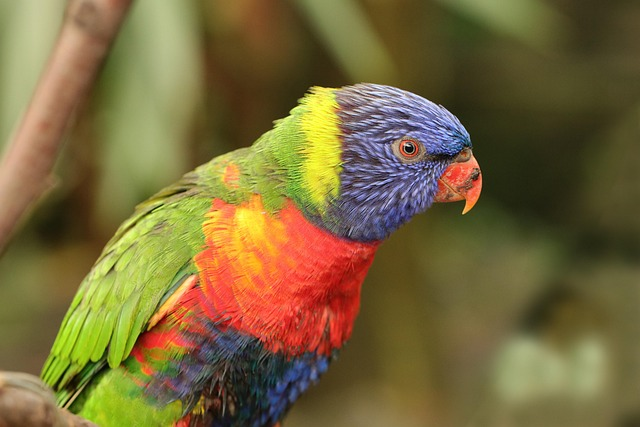
#> input picture images/bird.jpg, 640 x 427 px, found by its file name
$ python 'negative image.py'
#> lines starting #> are read from the running program, lines starting #| are printed output that depends on the picture
import cv2
import matplotlib.pyplot as plt

def main():
    img = cv2.imread('images/bird.jpg')
#> img is the input picture: shape (427, 640, 3); mean B, G, R 59.5, 104.7, 120.7
    img = cv2.cvtColor(img, cv2.COLOR_BGR2RGB)

    negative_img = 255 - img  # Create the negative image by subtracting pixel values from 255
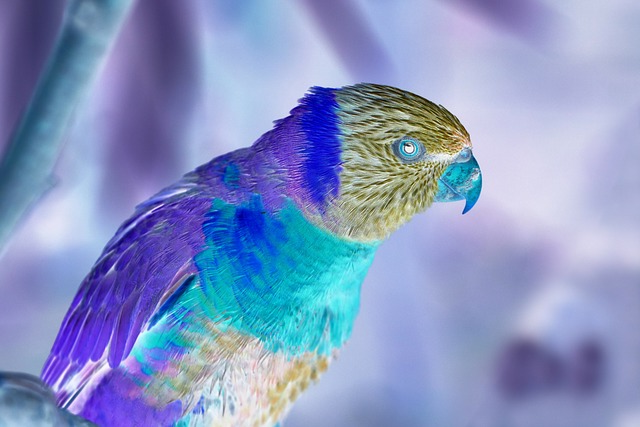
#> negative_img: shape (427, 640, 3); mean R, G, B 134.3, 150.3, 195.5

    # Display the original and negative images side by side
    plt.figure(figsize=(10, 5))
    plt.subplot(1, 2, 1)
    plt.imshow(img)
    plt.title("Original Image")
    plt.axis('off')

    plt.subplot(1, 2, 2)
    plt.imshow(negative_img)
    plt.title("Negative Image")
    plt.axis('off')
    plt.show()
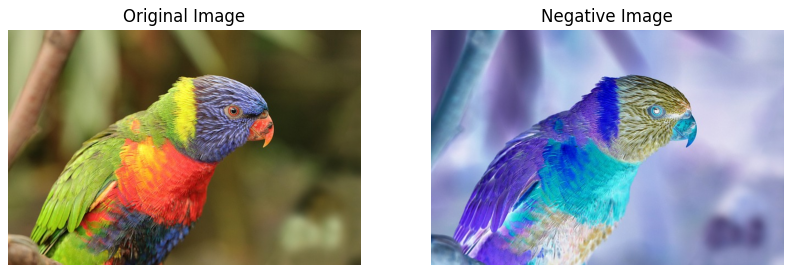
#> figure drawn by matplotlib, 2 panels


if __name__ == '__main__':
    main()

$ run again, with images/color.jpg copied over images/bird.jpg
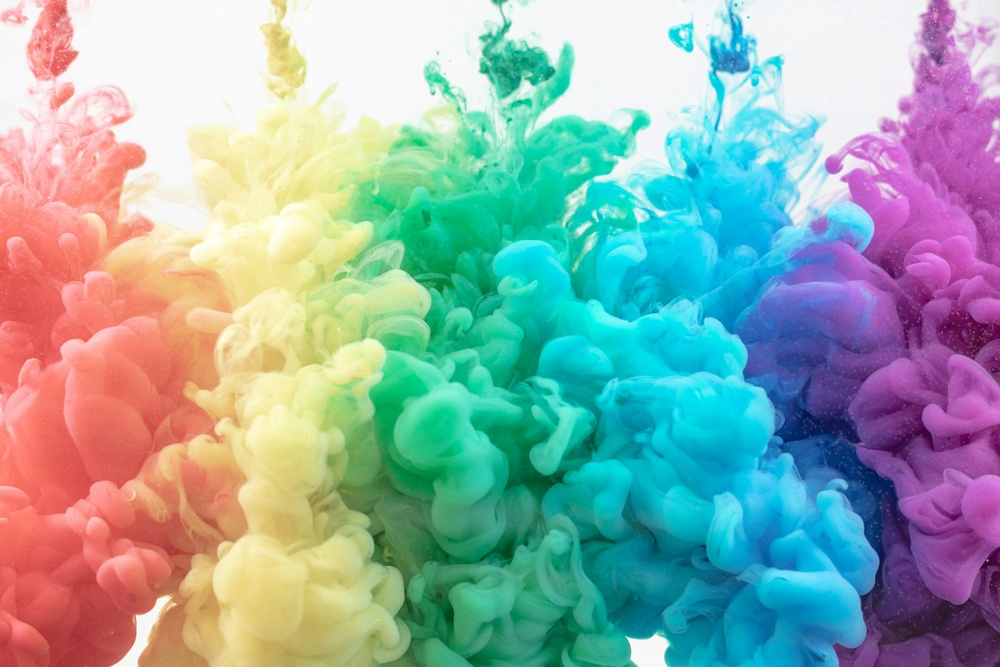
#> input picture images/color.jpg, 1000 x 667 px, shrunk from 5714 x 3809 before the run, found by its file name
#> in main, img is the input picture: shape (667, 1000, 3); mean B, G, R 168.5, 171.9, 145.2
#> in main, `negative_img = 255 - img`:
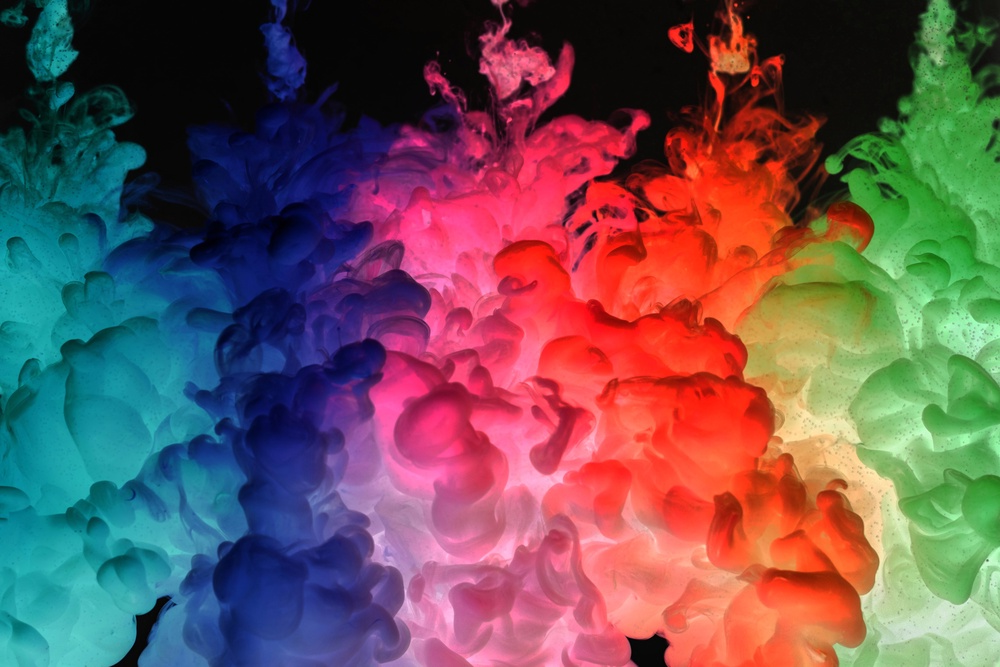
#> negative_img: shape (667, 1000, 3); mean R, G, B 109.8, 83.1, 86.5
#> in main, `plt.show()`:
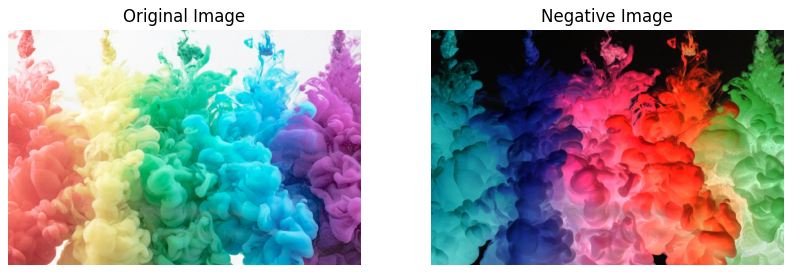
#> figure drawn by matplotlib, 2 panels

$ run again, with images/flower.jpg copied over images/bird.jpg
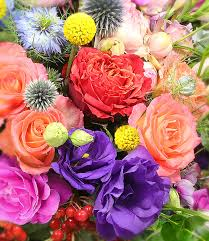
#> input picture images/flower.jpg, 209 x 241 px, found by its file name
#> in main, img is the input picture: shape (241, 209, 3); mean B, G, R 114.9, 115.5, 176.7
#> in main, `negative_img = 255 - img`:
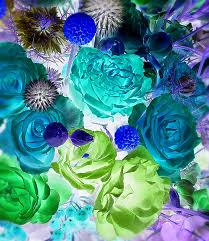
#> negative_img: shape (241, 209, 3); mean R, G, B 78.3, 139.5, 140.1
#> in main, `plt.show()`:
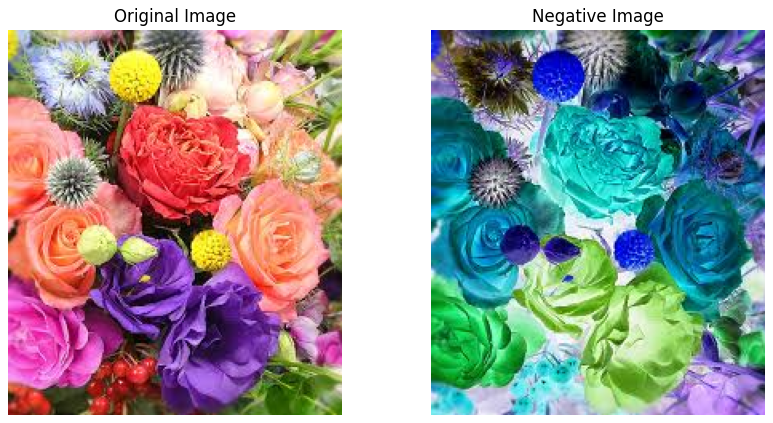
#> figure drawn by matplotlib, 2 panels
